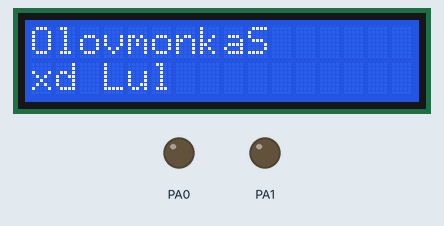
Recording of a program running on a simulated ATmega1284P, built with avr-gcc and emulated at 16 MHz. Parts: 16×2 character LCD, output pins drawn as LEDs (lit = HIGH). Wiring (inferred from the names in the program): character LCD (HD44780): RS PA3; E PA2; data PA4, PA5, PA6, PA7. Pins used as bus, display or sensor lines are not drawn.

Above: at 0.1 s.

Measured:
- what the display in image 0 shows lasts 2.0 s, from 0.1 s to 2.1 s

The program:

alfred_monkaS.c
```c
/*
 * alfred_monkaS.c
 *
 * Created: 4/10/2018 1:36:23 PM
 *  Author: ludju571
 */
#include "alfred_monkaS.h"
#define F_CPU 16000000UL

void LCD_Command( unsigned char cmnd )
{
	LCD_Port = (LCD_Port & 0x0F) | (cmnd & 0xF0); /* sending upper nibble */
	LCD_Port &= ~ (1<<RS);				/* RS=0, command reg. */
	LCD_Port |= (1<<EN);				/* Enable pulse */
	_delay_us(1);
	LCD_Port &= ~ (1<<EN);

	_delay_us(200);

	LCD_Port = (LCD_Port & 0x0F) | (cmnd << 4);  /* sending lower nibble */
	LCD_Port |= (1<<EN);
	_delay_us(1);
	LCD_Port &= ~ (1<<EN);
	_delay_ms(2);
}


void LCD_Char( unsigned char data )
{
	LCD_Port = (LCD_Port & 0x0F) | (data & 0xF0); /* sending upper nibble */
	LCD_Port |= (1<<RS);				/* RS=1, data reg. */
	LCD_Port|= (1<<EN);
	_delay_us(1);
	LCD_Port &= ~ (1<<EN);

	_delay_us(200);

	LCD_Port = (LCD_Port & 0x0F) | (data << 4); /* sending lower nibble */
	LCD_Port |= (1<<EN);
	_delay_us(1);
	LCD_Port &= ~ (1<<EN);
	_delay_ms(2);
}

void LCD_Init (void)					/* LCD Initialize function */
{
	LCD_Dir = 0xFF;						/* Make LCD command port direction as o/p */
	_delay_ms(20);						/* LCD Power ON delay always >15ms */

	LCD_Command(0x33);
	LCD_Command(0x32);		    		/* send for 4 bit initialization of LCD  */
	LCD_Command(0x28);              	/* Use 2 line and initialize 5*7 matrix in (4-bit mode)*/
	LCD_Command(0x0c);              	/* Display on cursor off*/
	LCD_Command(0x06);              	/* Increment cursor (shift cursor to right)*/
	LCD_Command(0x01);              	/* Clear display screen*/
	_delay_ms(2);
	LCD_Command (0x80);					/* Cursor 1st row 0th position */
}


void LCD_String (char *str)				/* Send string to LCD function */
{
	int i;
	for(i=0;str[i]!=0;i++)				/* Send each char of string till the NULL */
	{
		LCD_Char (str[i]);
	}
}

void LCD_String_xy (char row, char pos, char *str)	/* Send string to LCD with xy position */
{
	if (row == 0 && pos<16)
	LCD_Command((pos & 0x0F)|0x80);		/* Command of first row and required position<16 */
	else if (row == 1 && pos<16)
	LCD_Command((pos & 0x0F)|0xC0);		/* Command of first row and required position<16 */
	LCD_String(str);					/* Call LCD string function */
}

void LCD_Clear()
{
	LCD_Command (0x01);					/* Clear display */
	_delay_ms(2);
	LCD_Command (0x80);					/* Cursor 1st row 0th position */
}


int main()
{
	while(1)
	{
		LCD_Init();							// Initialization of LCD
		LCD_String("OlovmonkaS");			// Write string on 1st line of LCD
		LCD_Command(0xc0);					// Go to 2nd line
		LCD_String("xd Lul");				// Write string on 2nd line
		_delay_ms(2000);
		LCD_Clear();
		_delay_ms(300);
	}
}
```

alfred_monkaS.h
```c
#ifndef LCD_H
#define LCD_H

#include <inttypes.h>
#include <avr/pgmspace.h>


#define F_CPU 16000000UL
#include <avr/io.h>
#include <util/delay.h>

#define LCD_Dir DDRA					// LCD data port direction
#define LCD_Port PORTA					// LCD data port
#define RS PINA3						// Signalpin för Register Select (data reg./command reg.)
#define EN PINA2 						// Signalpin för Enable

void LCD_Command( unsigned char cmnd );

void LCD_Char( unsigned char data );

void LCD_Init (void);

void LCD_String (char *str);

void LCD_String_xy (char row, char pos, char *str);

void LCD_Clear();


#endif
```
